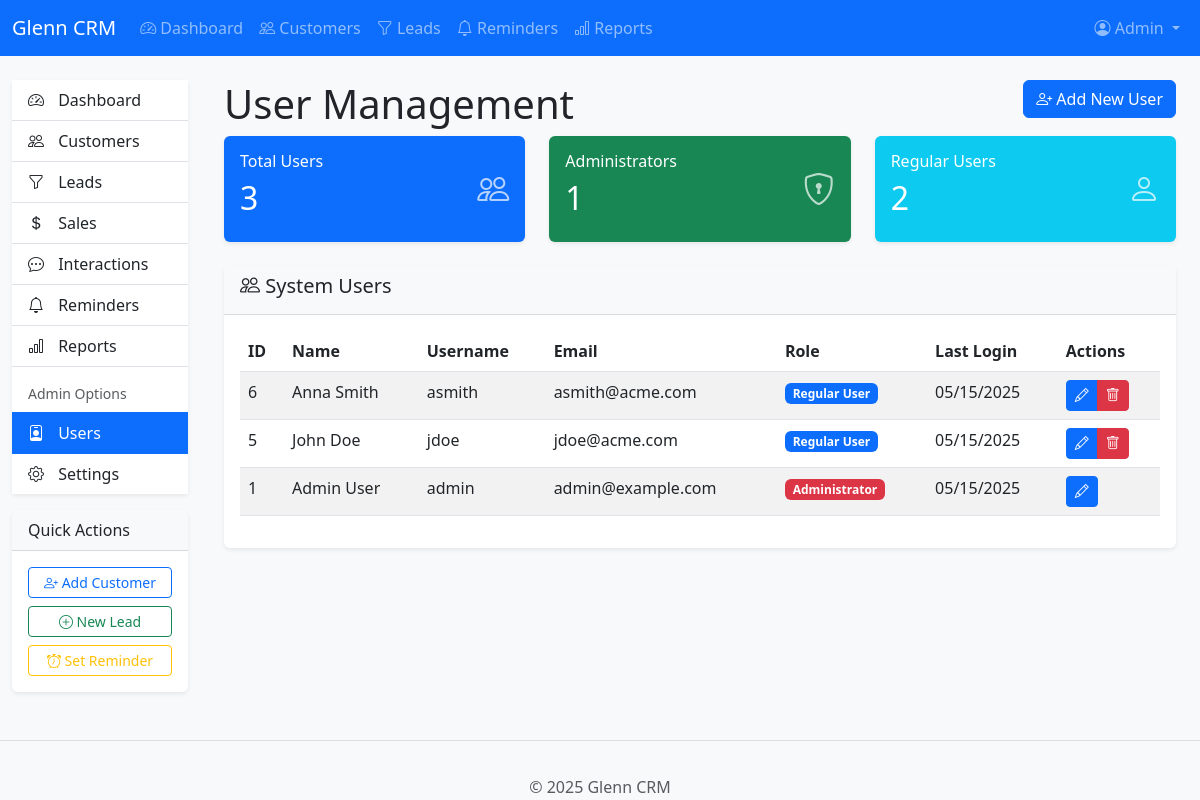
Page /glenncrm/index.php?page=users (signed in) on the committed database.
### tables this page shows
CREATE TABLE `settings` (
  `setting_id` int(11) NOT NULL,
  `setting_name` varchar(50) NOT NULL,
  `setting_value` text DEFAULT NULL,
  `setting_description` text DEFAULT NULL,
  `is_public` tinyint(1) DEFAULT 0,
  `updated_at` timestamp NOT NULL DEFAULT current_timestamp() ON UPDATE current_timestamp()
);

CREATE TABLE `users` (
  `user_id` int(11) NOT NULL,
  `username` varchar(50) NOT NULL,
  `password_hash` varchar(255) NOT NULL,
  `email` varchar(100) NOT NULL,
  `first_name` varchar(50) NOT NULL,
  `last_name` varchar(50) NOT NULL,
  `role` enum('admin','user') DEFAULT 'user',
  `last_login` timestamp NULL DEFAULT NULL,
  `created_at` timestamp NOT NULL DEFAULT current_timestamp()
);

### glenncrm/config/database.php (called while the page is built, shortened)
<?php
$conn = new mysqli(DB_HOST, DB_USER, DB_PASS, DB_NAME);
function get_setting($setting_name, $default = null) {
    global $conn;
    $stmt = $conn->prepare("SELECT setting_value FROM settings WHERE setting_name = ?");
    $stmt->bind_param("s", $setting_name);
    $stmt->execute();
    $result = $stmt->get_result();
    if ($result->num_rows > 0) {
        $row = $result->fetch_assoc();
        return $row['setting_value'];
    }
    return $default;
}
function sanitize_input($data) {
    $data = trim($data);
    $data = stripslashes($data);
    $data = htmlspecialchars($data);
    return $data;
}
?>

### glenncrm/includes/functions.php (called while the page is built, shortened)
<?php
function format_date($date, $format = DATE_FORMAT_SHORT) {
    try {
        $date_obj = new DateTime($date);
        return $date_obj->format($format);
    } catch (Exception $e) {
        return '';
    }
}
?>

### glenncrm/pages/users.php (the view, shortened to what this page needs)
<?php
$action = isset($_GET['action']) ? sanitize_input($_GET['action']) : 'list';
switch ($action) {
        ?>
        <?php
    default:
        $query = "SELECT * FROM users ORDER BY role DESC, first_name ASC, last_name ASC";
        $result = $conn->query($query);
        $counts = [
            'total' => 0,
            'admin' => 0,
            'user' => 0
        ];
        $count_query = "SELECT role, COUNT(*) as count FROM users GROUP BY role";
        $count_result = $conn->query($count_query);
        while ($row = $count_result->fetch_assoc()) {
            $counts[$row['role']] = $row['count'];
            $counts['total'] += $row['count'];
        }
        ?>
        <div class="content-header">
            <div class="container-fluid">
                <div class="row mb-2">
                    <div class="col-sm-6">
                        <h1 class="m-0">User Management</h1>
                    </div>
                    <div class="col-sm-6">
                        <div class="float-end">
                            <a href="<?php echo BASE_URL; ?>/index.php?page=users&action=add" class="btn btn-primary">
                                <i class="bi bi-person-plus"></i> Add New User
                            </a>
                        </div>
                    </div>
                </div>
            </div>
        </div>
        <section class="content">
            <div class="container-fluid">
                <div class="row mb-4">
                    <div class="col-md-4">
                        <div class="card bg-primary text-white stats-card">
                            <div class="card-body d-flex justify-content-between align-items-center">
                                <div>
                                    <h6>Total Users</h6>
                                    <h2><?php echo $counts['total']; ?></h2>
                                </div>
                                <div class="stats-icon">
                                    <i class="bi bi-people"></i>
                                </div>
                            </div>
                        </div>
                    </div>
                    <div class="col-md-4">
                        <div class="card bg-success text-white stats-card">
                            <div class="card-body d-flex justify-content-between align-items-center">
                                <div>
                                    <h6>Administrators</h6>
                                    <h2><?php echo $counts['admin']; ?></h2>
                                </div>
                                <div class="stats-icon">
                                    <i class="bi bi-shield-lock"></i>
                                </div>
                            </div>
                        </div>
                    </div>
                    <div class="col-md-4">
                        <div class="card bg-info text-white stats-card">
                            <div class="card-body d-flex justify-content-between align-items-center">
                                <div>
                                    <h6>Regular Users</h6>
                                    <h2><?php echo $counts['user']; ?></h2>
                                </div>
                                <div class="stats-icon">
                                    <i class="bi bi-person"></i>
                                </div>
                            </div>
                        </div>
                    </div>
                </div>
                <div class="card">
                    <div class="card-header">
                        <h5 class="card-title"><i class="bi bi-people"></i> System Users</h5>
                    </div>
                    <div class="card-body">
                        <div class="table-responsive">
                            <table class="table table-striped table-hover">
                                <thead>
                                    <tr>
                                        <th>ID</th>
                                        <th>Name</th>
                                        <th>Username</th>
                                        <th>Email</th>
                                        <th>Role</th>
                                        <th>Last Login</th>
                                        <th>Actions</th>
                                    </tr>
                                </thead>
                                <tbody>
                                    <?php while ($user = $result->fetch_assoc()): ?>
                                        <tr>
                                            <td><?php echo $user['user_id']; ?></td>
                                            <td><?php echo htmlspecialchars($user['first_name'] . ' ' . $user['last_name']); ?></td>
                                            <td><?php echo htmlspecialchars($user['username']); ?></td>
                                            <td><?php echo htmlspecialchars($user['email']); ?></td>
                                            <td>
                                                <?php if ($user['role'] == 'admin'): ?>
                                                    <span class="badge bg-danger">Administrator</span>
                                                <?php else: ?>
                                                    <span class="badge bg-primary">Regular User</span>
                                                <?php endif; ?>
                                            </td>
                                            <td>
                                                <?php echo !empty($user['last_login']) ? format_date($user['last_login']) : 'Never'; ?>
                                            </td>
                                            <td>
                                                <div class="btn-group">
                                                    <a href="<?php echo BASE_URL; ?>/index.php?page=users&action=edit&id=<?php echo $user['user_id']; ?>" class="btn btn-sm btn-primary">
                                                        <i class="bi bi-pencil"></i>
                                                    </a>
                                                    <?php if ($user['user_id'] != $_SESSION['user_id'] && $user['username'] != 'admin'): ?>
                                                        <a href="<?php echo BASE_URL; ?>/index.php?page=users&action=delete&id=<?php echo $user['user_id']; ?>"
                                                           class="btn btn-sm btn-danger confirm-delete"
                                                           onclick="return confirm('Are you sure you want to delete this user?');">
                                                            <i class="bi bi-trash"></i>
                                                        </a>
                                                    <?php endif; ?>
                                                </div>
                                            </td>
                                        </tr>
                                    <?php endwhile; ?>
                                </tbody>
                            </table>
                        </div>
                    </div>
                </div>
            </div>
        </section>
        <?php
}
?>

### glenncrm/includes/navigation.php (shortened to what this page needs)
<nav class="navbar navbar-expand-lg navbar-dark bg-primary">
    <div class="container-fluid">
        <a class="navbar-brand" href="<?php echo BASE_URL; ?>/index.php">
            <?php echo get_setting('company_name', 'Glenn CRM'); ?>
        </a>
        <div class="collapse navbar-collapse" id="navbarMain">
            <ul class="navbar-nav me-auto">
                <li class="nav-item">
                    <a class="nav-link <?php echo $page == 'dashboard' ? 'active' : ''; ?>" href="<?php echo BASE_URL; ?>/index.php">
                        <i class="bi bi-speedometer2"></i> Dashboard
                    </a>
                </li>
                <li class="nav-item">
                    <a class="nav-link <?php echo $page == 'customers' ? 'active' : ''; ?>" href="<?php echo BASE_URL; ?>/index.php?page=customers">
                        <i class="bi bi-people"></i> Customers
                    </a>
                </li>
                <li class="nav-item">
                    <a class="nav-link <?php echo $page == 'leads' ? 'active' : ''; ?>" href="<?php echo BASE_URL; ?>/index.php?page=leads">
                        <i class="bi bi-funnel"></i> Leads
                    </a>
                </li>
                <li class="nav-item">
                    <a class="nav-link <?php echo $page == 'reminders' ? 'active' : ''; ?>" href="<?php echo BASE_URL; ?>/index.php?page=reminders">
                        <i class="bi bi-bell"></i> Reminders
                    </a>
                </li>
                <li class="nav-item">
                    <a class="nav-link <?php echo $page == 'reports' ? 'active' : ''; ?>" href="<?php echo BASE_URL; ?>/index.php?page=reports">
                        <i class="bi bi-bar-chart"></i> Reports
                    </a>
                </li>
            </ul>
            <ul class="navbar-nav">
                <li class="nav-item dropdown">
                    <a class="nav-link dropdown-toggle" href="#" id="navbarDropdown" role="button" data-bs-toggle="dropdown">
                        <i class="bi bi-person-circle"></i>
                        <?php echo $_SESSION['first_name']; ?>
                    </a>
                </li>
            </ul>
        </div>
    </div>
</nav>

### glenncrm/includes/footer.php
<footer class="footer mt-auto py-3 bg-light">
    <div class="container text-center">
        <span class="text-muted">
            &copy; <?php echo date('Y'); ?> <?php echo get_setting('company_name', 'Glenn CRM'); ?>
        </span>
    </div>
</footer>
</body></html>

### glenncrm/assets/css/style.css (style rules this page uses)
body { padding-bottom: 70px; background-color: #f8f9fa; }
.card { box-shadow: 0 .125rem .25rem rgba(0,0,0,.075); border: none; }
.card-header { background-color: #f8f9fa; border-bottom: 1px solid rgba(0,0,0,.125); }
.stats-card { transition: transform .2s; }
.stats-icon { font-size: 2rem; opacity: 0.7; }
.footer { position: fixed; bottom: 0; width: 100%; height: 60px; line-height: 60px; background-color: #f5f5f5; border-top: 1px solid #ddd; }

### rows in the picture
settings: setting_value "Glenn CRM"
users: user_id "6", first_name+last_name "Anna Smith", username "asmith", email "asmith@acme.com", role "Regular User", last_login "05/15/2025"
users: user_id "5", first_name+last_name "John Doe", username "jdoe", email "jdoe@acme.com", role "Regular User", last_login "05/15/2025"
users: user_id "1", first_name+last_name "Admin User", username "admin", email "admin@example.com", role "Administrator", last_login "05/15/2025"

### other values in the picture
$_SESSION['first_name'] "Admin"
$counts['total'] "3"
$counts['admin'] "1"
$counts['user'] "2"
